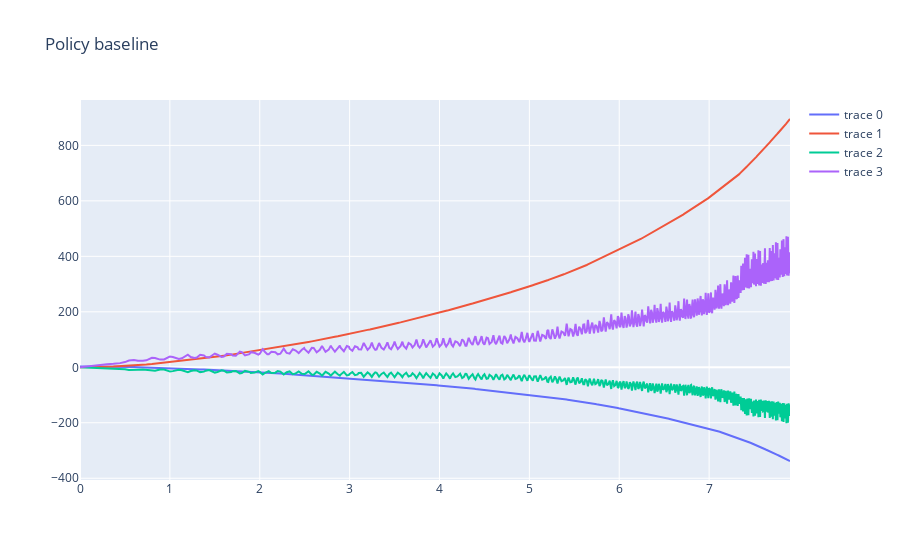

Notebook source saved alongside this figure:
### Code cell
ctrl_policy = controllers.get_learned_policy_controller(sys.dx,
                                                        policy_approx,
                                                        opt['final_time'],
                                                        opt['sim_dt'],
                                                       x_mean,
                                                       x_std,
                                                       u_mean,
                                                       u_std)

# ctrl_policy = controllers.get_learned_policy_controller(sys.dx,
#                                                         policy_approx,
#                                                         opt['final_time'],
#                                                         opt['sim_dt'])

x_traj_sim, t_traj_sim = controllers.sim_ctrl(opt['sim_x0'], vf.u_dim[0], sys.dx,
                                              ctrl_policy, opt['sim_dt'], opt['sim_horizon'],
                                              integration_mode=opt['control_interp'])

# x_traj_sim, t_traj_sim = controllers.sim_ctrl(torch.tensor([np.pi, 0., 0., 0.], dtype=vf.dtype), vf.u_dim[0], sys.dx,
#                                               ctrl_policy, opt['sim_dt'], opt['sim_horizon'],
#                                               integration_mode=opt['control_interp'])

controllers.plot_sim(t_traj_sim, x_traj_sim, "Policy baseline").show()

### Figure 1 — Plotly figure (JSON) as saved in the notebook; plotly's stock layout.template omitted (floating-point values rounded to 4 significant figures; data arrays with more than 128 entries replaced by an {"elided": "..."} marker saying what was removed)
{"data": [{"type": "scatter", "x": {"elided": "533 float values"}, "y": {"elided": "533 float values"}}, {"type": "scatter", "x": {"elided": "533 float values"}, "y": {"elided": "533 float values"}}, {"type": "scatter", "x": {"elided": "533 float values"}, "y": {"elided": "533 float values"}}, {"type": "scatter", "x": {"elided": "533 float values"}, "y": {"elided": "533 float values"}}], "layout": {"title": {"text": "Policy baseline"}}}
